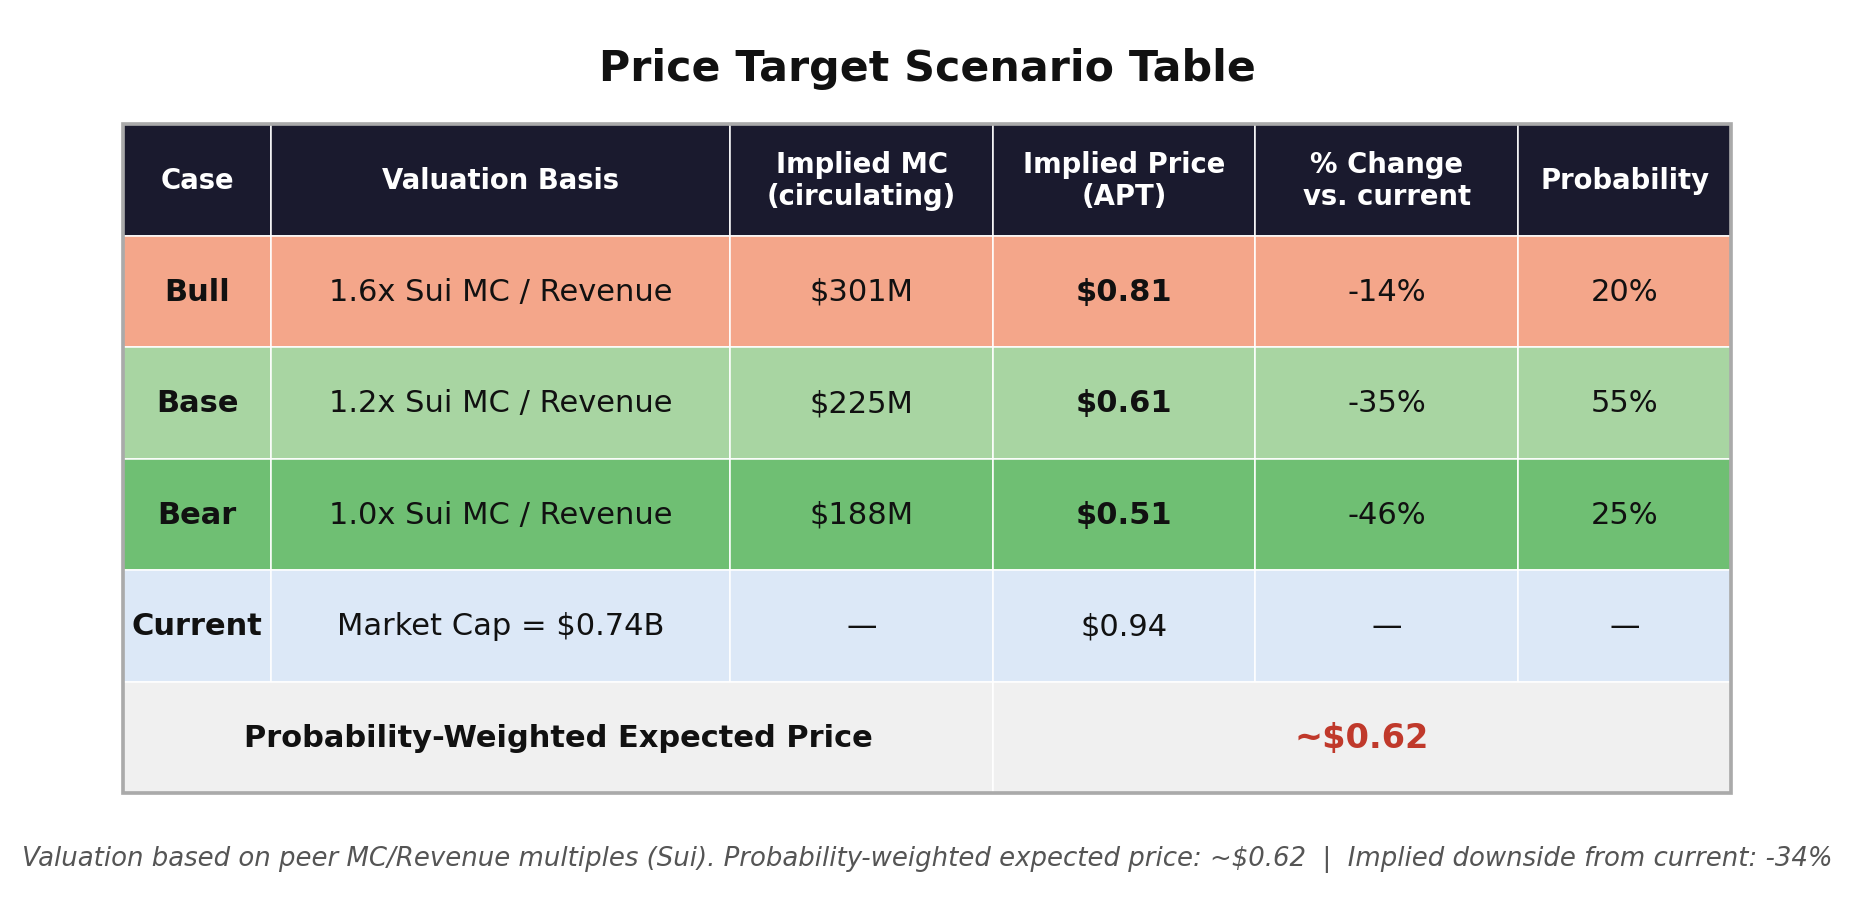

This chart was generated by the following Python code:
"""
=============================================================================
Price Target Scenario Table — Styled like investment memo
=============================================================================
"""
import matplotlib
matplotlib.use("Agg")
import matplotlib.pyplot as plt
import matplotlib.patches as mpatches
import numpy as np
import os

OUTPUT_DIR = "."

# ─────────────────────────────────────────────────────────────
# DATA
# ─────────────────────────────────────────────────────────────
current_mc    = 0.74   # $B
current_price = 0.94   # $

scenarios = [
    # (Case, Valuation Basis, Implied MC $M, Implied Price, % Change, Probability)
    ("Bull", "1.6x Sui MC / Revenue", 301,  0.81, -14, 0.20),
    ("Base", "1.2x Sui MC / Revenue", 225,  0.61, -35, 0.55),
    ("Bear", "1.0x Sui MC / Revenue", 188,  0.51, -46, 0.25),
]

prob_weighted_price = sum(p * price for _, _, _, price, _, p in scenarios)

# ─────────────────────────────────────────────────────────────
# COLORS
# ─────────────────────────────────────────────────────────────
ROW_COLORS = {
    "Bull": "#f4a68a",   # salmon/orange
    "Base": "#a8d5a2",   # light green
    "Bear": "#6fbf73",   # darker green
}
HEADER_BG  = "#1a1a2e"
HEADER_FG  = "white"
CURRENT_BG = "#dce8f7"
FOOTER_BG  = "#f0f0f0"
TEXT_DARK  = "#111111"

# ─────────────────────────────────────────────────────────────
# FIGURE
# ─────────────────────────────────────────────────────────────
fig, ax = plt.subplots(figsize=(9, 4.2))
ax.axis('off')

fig.patch.set_facecolor('white')

# ── Column definitions ───────────────────────────────────────
col_labels = ["Case", "Valuation Basis", "Implied MC\n(circulating)", "Implied Price\n(APT)", "% Change\nvs. current", "Probability"]
col_widths = [0.09, 0.28, 0.16, 0.16, 0.16, 0.13]
n_cols = len(col_labels)

# Layout params
x_starts = []
x = 0.01
for w in col_widths:
    x_starts.append(x)
    x += w

row_height = 0.13
header_y   = 0.75
data_start = header_y - row_height

def draw_cell(ax, x, y, w, h, text, bg, fg=TEXT_DARK, fontsize=10, bold=False, align='center'):
    rect = mpatches.FancyBboxPatch(
        (x, y), w, h,
        boxstyle="square,pad=0",
        linewidth=0.5, edgecolor='white',
        facecolor=bg,
        transform=ax.transAxes, clip_on=False
    )
    ax.add_patch(rect)
    ax.text(
        x + w / 2, y + h / 2, text,
        transform=ax.transAxes,
        ha=align, va='center',
        fontsize=fontsize,
        fontweight='bold' if bold else 'normal',
        color=fg,
        wrap=True
    )

# ── Title ────────────────────────────────────────────────────
ax.text(0.5, 0.97, "Price Target Scenario Table",
        transform=ax.transAxes, ha='center', va='top',
        fontsize=14, fontweight='bold', color=TEXT_DARK)

# ── Header row ───────────────────────────────────────────────
for i, (label, w) in enumerate(zip(col_labels, col_widths)):
    draw_cell(ax, x_starts[i], header_y, w, row_height,
              label, HEADER_BG, fg=HEADER_FG, fontsize=9, bold=True)

# ── Scenario rows ─────────────────────────────────────────────
for row_idx, (case, basis, mc_m, price, pct, prob) in enumerate(scenarios):
    y = data_start - row_idx * row_height
    bg = ROW_COLORS[case]
    row_data = [
        case,
        basis,
        f"${mc_m}M",
        f"${price:.2f}",
        f"{pct}%",
        f"{int(prob*100)}%"
    ]
    for i, (val, w) in enumerate(zip(row_data, col_widths)):
        bold = i == 0 or i == 3
        draw_cell(ax, x_starts[i], y, w, row_height, val, bg,
                  fontsize=10, bold=bold)

# ── Current row ───────────────────────────────────────────────
current_y = data_start - 3 * row_height
current_data = ["Current", f"Market Cap = ${current_mc}B", "—", f"${current_price:.2f}", "—", "—"]
for i, (val, w) in enumerate(zip(current_data, col_widths)):
    draw_cell(ax, x_starts[i], current_y, w, row_height, val,
              CURRENT_BG, fontsize=10, bold=(i == 0))

# ── Probability-Adjusted Return row ───────────────────────────
footer_y = data_start - 4 * row_height
footer_texts = ["Prob. Adjusted\nReturn", "", "", f"~${prob_weighted_price:.2f}", "", ""]
total_w_left = sum(col_widths[:3])
total_w_right = sum(col_widths[3:])

draw_cell(ax, x_starts[0], footer_y, total_w_left, row_height,
          "Probability-Weighted Expected Price",
          FOOTER_BG, fontsize=10, bold=True)
draw_cell(ax, x_starts[3], footer_y, total_w_right, row_height,
          f"~${prob_weighted_price:.2f}",
          FOOTER_BG, fontsize=11, bold=True, fg="#c0392b")

# ── Outer border ─────────────────────────────────────────────
total_h = row_height * 6
border = mpatches.FancyBboxPatch(
    (x_starts[0], footer_y), sum(col_widths), total_h,
    boxstyle="square,pad=0",
    linewidth=1.2, edgecolor='#aaaaaa',
    facecolor='none',
    transform=ax.transAxes, clip_on=False
)
ax.add_patch(border)

# ── Footer note ───────────────────────────────────────────────
ax.text(
    0.5, footer_y - 0.06,
    f"Valuation based on peer MC/Revenue multiples (Sui). "
    f"Probability-weighted expected price: ~${prob_weighted_price:.2f}  |  "
    f"Implied downside from current: {((prob_weighted_price / current_price) - 1)*100:.0f}%",
    transform=ax.transAxes, ha='center', va='top',
    fontsize=8.5, color='#555555', style='italic'
)

plt.tight_layout()
out = os.path.join(OUTPUT_DIR, "price_target_table.png")
plt.savefig(out, dpi=220, bbox_inches='tight', facecolor='white')
plt.close()
print(f"✅ Saved {out}")
